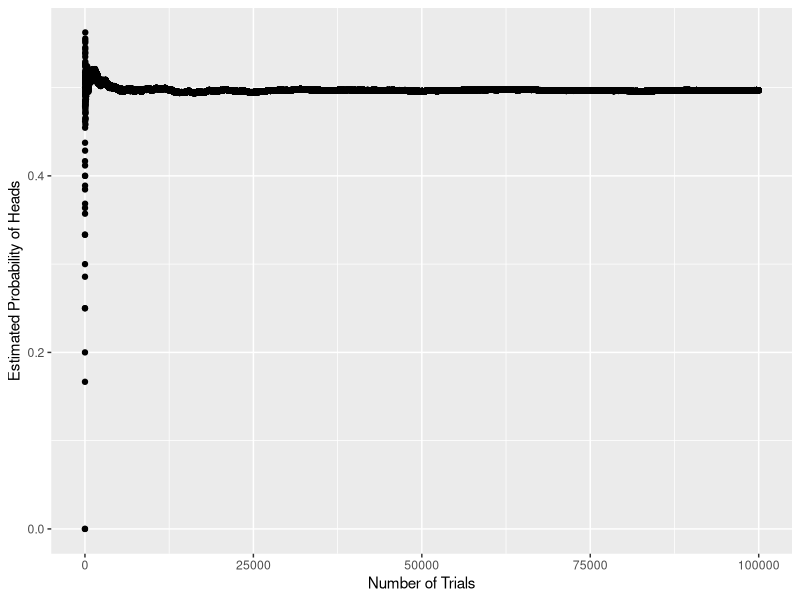

Here is the R script that generated this plot:
library(tidyverse)

set.seed(100)
df <- tibble(
  n = seq(1e5),
  x = rbinom(1e5, 1, 0.5), 
  y = cumsum(x) / n
)

## In base R, plot(df$n, df$y)
ggplot(df, aes(x = n, y = y)) + 
  geom_point() + 
  xlab("Number of Trials") + 
  ylab("Estimated Probability of Heads")